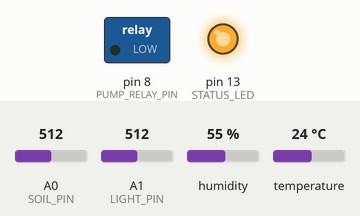
Recording of a sketch running on a simulated Arduino Uno, built with avr-gcc and run on an emulated ATmega328P. Shown: switched loads named in the sketch (green lamp = pin HIGH), output pins drawn as LEDs (lit = HIGH). Inputs (shaded band) come from the test bench; at power-on: A0 (SOIL_PIN) = 512, A1 (LIGHT_PIN) = 512, humidity 55 %, temperature 24 °C. What the sketch prints to the serial monitor is not drawn.

Above: at 0.1 s.
At 2.1 s:
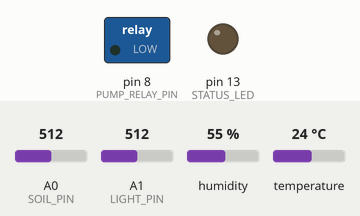
2.2 s: A0 (SOIL_PIN) set to 416
11.6 s: A0 (SOIL_PIN) set to 385
At 16.8 s:
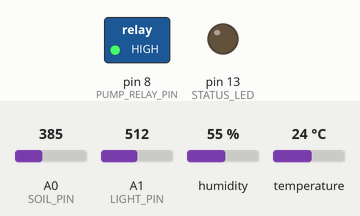
27.0 s: A1 (LIGHT_PIN) set to 109
30.5 s: A1 (LIGHT_PIN) set to 94
Timing chart, 0 to 47.0 s (numbered marks = the images above; inputs shaded):
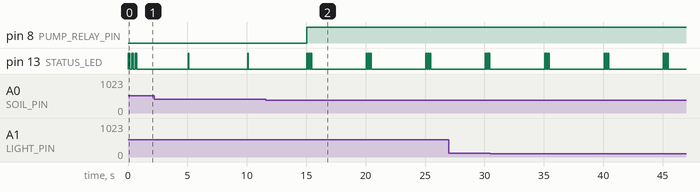

Measured:
- the behaviour switches between 401 and 400 on A0 (SOIL_PIN) (found by bisection; images 1 and 2)
- after the input at 11.6 s, pin 8 (PUMP_RELAY_PIN): LOW → HIGH after 3.5 s
- by itself, pin 13 (STATUS_LED): repeats every 5.0 s: 2 × (LOW 0.08 s, HIGH 0.08 s), LOW 4.6 s, HIGH 0.08 s

The sketch:

farm_sensors.ino
```cpp
/*
 ╔══════════════════════════════════════════════════════════════════╗
 ║  Smart Farm Monitor — Arduino Sensor Node                       ║
 ║  Reads soil moisture, DHT22 temp/humidity, light (LDR)         ║
 ║  Sends JSON over Serial at 9600 baud every 5 seconds           ║
 ║                                                                  ║
 ║  Wiring:                                                         ║
 ║    DHT22        → Pin 7  (data) + 3.3V + GND                   ║
 ║    Soil sensor  → A0    (analog signal)                         ║
 ║    LDR          → A1    (voltage divider with 10kΩ resistor)    ║
 ║    LED (status) → Pin 13                                        ║
 ║                                                                  ║
 ║  Libraries: DHT sensor library by Adafruit                      ║
 ║  Board    : Arduino Uno / Nano / Mega                           ║
 ╚══════════════════════════════════════════════════════════════════╝
*/

#include <DHT.h>
#include <ArduinoJson.h>

// ── Pin definitions ─────────────────────────────────────────────
#define DHT_PIN        7
#define DHT_TYPE       DHT22
#define SOIL_PIN       A0
#define LIGHT_PIN      A1
#define STATUS_LED     13
#define PUMP_RELAY_PIN 8   // optional: relay for irrigation pump

// ── Thresholds ───────────────────────────────────────────────────
#define SOIL_DRY_THRESHOLD   400   // raw ADC value (<= means DRY)
#define TEMP_HIGH_THRESHOLD  35.0  // °C
#define HUMIDITY_LOW_THRESH  30.0  // %

// ── Timing ───────────────────────────────────────────────────────
#define SAMPLE_INTERVAL_MS  5000   // 5 seconds between readings
#define BLINK_COUNT         3      // LED blinks on alert

DHT dht(DHT_PIN, DHT_TYPE);

unsigned long lastSample = 0;
unsigned int  readingId  = 0;
bool          pumpActive = false;

// ── Setup ────────────────────────────────────────────────────────
void setup() {
  Serial.begin(9600);
  dht.begin();
  pinMode(STATUS_LED,    OUTPUT);
  pinMode(PUMP_RELAY_PIN, OUTPUT);
  digitalWrite(PUMP_RELAY_PIN, LOW);  // pump off by default

  // Boot blink
  for (int i = 0; i < 3; i++) {
    digitalWrite(STATUS_LED, HIGH); delay(150);
    digitalWrite(STATUS_LED, LOW);  delay(150);
  }

  Serial.println(F("{\"event\":\"boot\",\"node\":\"farm-node-01\"}"));
}

// ── Helpers ──────────────────────────────────────────────────────
int readSoilMoisture() {
  // Average 5 readings for stability
  long sum = 0;
  for (int i = 0; i < 5; i++) { sum += analogRead(SOIL_PIN); delay(10); }
  return sum / 5;
}

int readLightLevel() {
  // Map raw ADC (0-1023) to percentage (0-100)
  return map(analogRead(LIGHT_PIN), 0, 1023, 0, 100);
}

String soilStatus(int rawSoil) {
  if (rawSoil <= SOIL_DRY_THRESHOLD)  return "DRY";
  if (rawSoil <= 600)                 return "MOIST";
  return "WET";
}

void blinkAlert(int n) {
  for (int i = 0; i < n; i++) {
    digitalWrite(STATUS_LED, HIGH); delay(80);
    digitalWrite(STATUS_LED, LOW);  delay(80);
  }
}

void controlPump(bool shouldRun) {
  if (shouldRun != pumpActive) {
    pumpActive = shouldRun;
    digitalWrite(PUMP_RELAY_PIN, shouldRun ? HIGH : LOW);
  }
}

// ── Main loop ────────────────────────────────────────────────────
void loop() {
  unsigned long now = millis();
  if (now - lastSample < SAMPLE_INTERVAL_MS) return;
  lastSample = now;

  // ── Read sensors ──────────────────────────────────────────────
  float temp   = dht.readTemperature();
  float humid  = dht.readHumidity();
  int   soil   = readSoilMoisture();
  int   light  = readLightLevel();
  bool  dhtOk  = !isnan(temp) && !isnan(humid);

  // ── Alert logic ───────────────────────────────────────────────
  bool soilAlert  = (soil <= SOIL_DRY_THRESHOLD);
  bool tempAlert  = dhtOk && (temp >= TEMP_HIGH_THRESHOLD);
  bool humidAlert = dhtOk && (humid <= HUMIDITY_LOW_THRESH);

  // Auto-irrigate if soil is dry
  controlPump(soilAlert);

  // Blink LED if any alert active
  if (soilAlert || tempAlert || humidAlert) {
    blinkAlert(BLINK_COUNT);
  } else {
    // Normal heartbeat blink
    digitalWrite(STATUS_LED, HIGH); delay(50); digitalWrite(STATUS_LED, LOW);
  }

  // ── Build JSON payload ────────────────────────────────────────
  StaticJsonDocument<256> doc;
  doc["id"]        = ++readingId;
  doc["node"]      = "farm-node-01";
  doc["uptime_s"]  = now / 1000;

  JsonObject sensors = doc.createNestedObject("sensors");
  if (dhtOk) {
    sensors["temperature_c"] = round(temp * 10.0) / 10.0;
    sensors["humidity_pct"]  = round(humid * 10.0) / 10.0;
  } else {
    sensors["temperature_c"] = nullptr;
    sensors["humidity_pct"]  = nullptr;
  }
  sensors["soil_raw"]   = soil;
  sensors["soil_status"]= soilStatus(soil);
  sensors["light_pct"]  = light;

  JsonObject status = doc.createNestedObject("status");
  status["pump"]      = pumpActive;
  status["soil_alert"]= soilAlert;
  status["temp_alert"]= tempAlert;
  status["ok"]        = !(soilAlert || tempAlert || humidAlert);

  // ── Transmit ──────────────────────────────────────────────────
  serializeJson(doc, Serial);
  Serial.println();  // newline delimiter for Python parser
}
```
